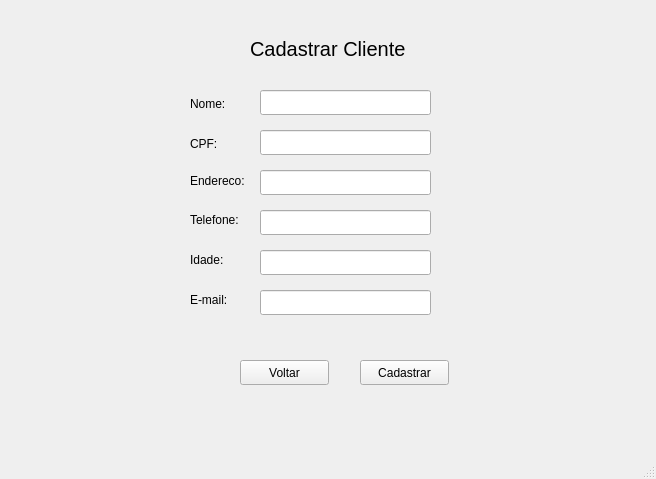
<?xml version="1.0" encoding="UTF-8"?>
<ui version="4.0">
 <class>MainWindow</class>
 <widget class="QMainWindow" name="MainWindow">
  <property name="geometry">
   <rect>
    <x>0</x>
    <y>0</y>
    <width>656</width>
    <height>479</height>
   </rect>
  </property>
  <property name="windowTitle">
   <string>MainWindow</string>
  </property>
  <widget class="QWidget" name="centralwidget">
   <widget class="QLineEdit" name="lineEdit_6">
    <property name="geometry">
     <rect>
      <x>260</x>
      <y>290</y>
      <width>171</width>
      <height>25</height>
     </rect>
    </property>
   </widget>
   <widget class="QLabel" name="label_3">
    <property name="geometry">
     <rect>
      <x>190</x>
      <y>171</y>
      <width>67</width>
      <height>20</height>
     </rect>
    </property>
    <property name="text">
     <string>Endereco:</string>
    </property>
   </widget>
   <widget class="QLabel" name="label">
    <property name="geometry">
     <rect>
      <x>190</x>
      <y>96</y>
      <width>67</width>
      <height>16</height>
     </rect>
    </property>
    <property name="text">
     <string>Nome:</string>
    </property>
   </widget>
   <widget class="QLineEdit" name="lineEdit_2">
    <property name="geometry">
     <rect>
      <x>260</x>
      <y>130</y>
      <width>171</width>
      <height>25</height>
     </rect>
    </property>
   </widget>
   <widget class="QLineEdit" name="lineEdit_4">
    <property name="geometry">
     <rect>
      <x>260</x>
      <y>210</y>
      <width>171</width>
      <height>25</height>
     </rect>
    </property>
   </widget>
   <widget class="QLabel" name="label_5">
    <property name="geometry">
     <rect>
      <x>190</x>
      <y>250</y>
      <width>67</width>
      <height>20</height>
     </rect>
    </property>
    <property name="text">
     <string>Idade:</string>
    </property>
   </widget>
   <widget class="QLineEdit" name="lineEdit">
    <property name="geometry">
     <rect>
      <x>260</x>
      <y>90</y>
      <width>171</width>
      <height>25</height>
     </rect>
    </property>
   </widget>
   <widget class="QLineEdit" name="lineEdit_5">
    <property name="geometry">
     <rect>
      <x>260</x>
      <y>250</y>
      <width>171</width>
      <height>25</height>
     </rect>
    </property>
   </widget>
   <widget class="QLabel" name="label_2">
    <property name="geometry">
     <rect>
      <x>190</x>
      <y>136</y>
      <width>67</width>
      <height>16</height>
     </rect>
    </property>
    <property name="text">
     <string>CPF:</string>
    </property>
   </widget>
   <widget class="QPushButton" name="cadastrarFuncionario">
    <property name="geometry">
     <rect>
      <x>360</x>
      <y>360</y>
      <width>89</width>
      <height>25</height>
     </rect>
    </property>
    <property name="text">
     <string>Cadastrar</string>
    </property>
   </widget>
   <widget class="QLineEdit" name="lineEdit_3">
    <property name="geometry">
     <rect>
      <x>260</x>
      <y>170</y>
      <width>171</width>
      <height>25</height>
     </rect>
    </property>
   </widget>
   <widget class="QLabel" name="label_4">
    <property name="geometry">
     <rect>
      <x>190</x>
      <y>210</y>
      <width>67</width>
      <height>20</height>
     </rect>
    </property>
    <property name="text">
     <string>Telefone:</string>
    </property>
   </widget>
   <widget class="QLabel" name="label_7">
    <property name="geometry">
     <rect>
      <x>250</x>
      <y>40</y>
      <width>201</width>
      <height>17</height>
     </rect>
    </property>
    <property name="font">
     <font>
      <pointsize>15</pointsize>
     </font>
    </property>
    <property name="text">
     <string>Cadastrar Cliente</string>
    </property>
   </widget>
   <widget class="QLabel" name="label_6">
    <property name="geometry">
     <rect>
      <x>190</x>
      <y>290</y>
      <width>67</width>
      <height>20</height>
     </rect>
    </property>
    <property name="text">
     <string>E-mail:</string>
    </property>
   </widget>
   <widget class="QPushButton" name="cadastrarVoltar">
    <property name="geometry">
     <rect>
      <x>240</x>
      <y>360</y>
      <width>89</width>
      <height>25</height>
     </rect>
    </property>
    <property name="text">
     <string>Voltar</string>
    </property>
   </widget>
  </widget>
  <widget class="QStatusBar" name="statusbar"/>
 </widget>
 <resources/>
 <connections/>
</ui>
